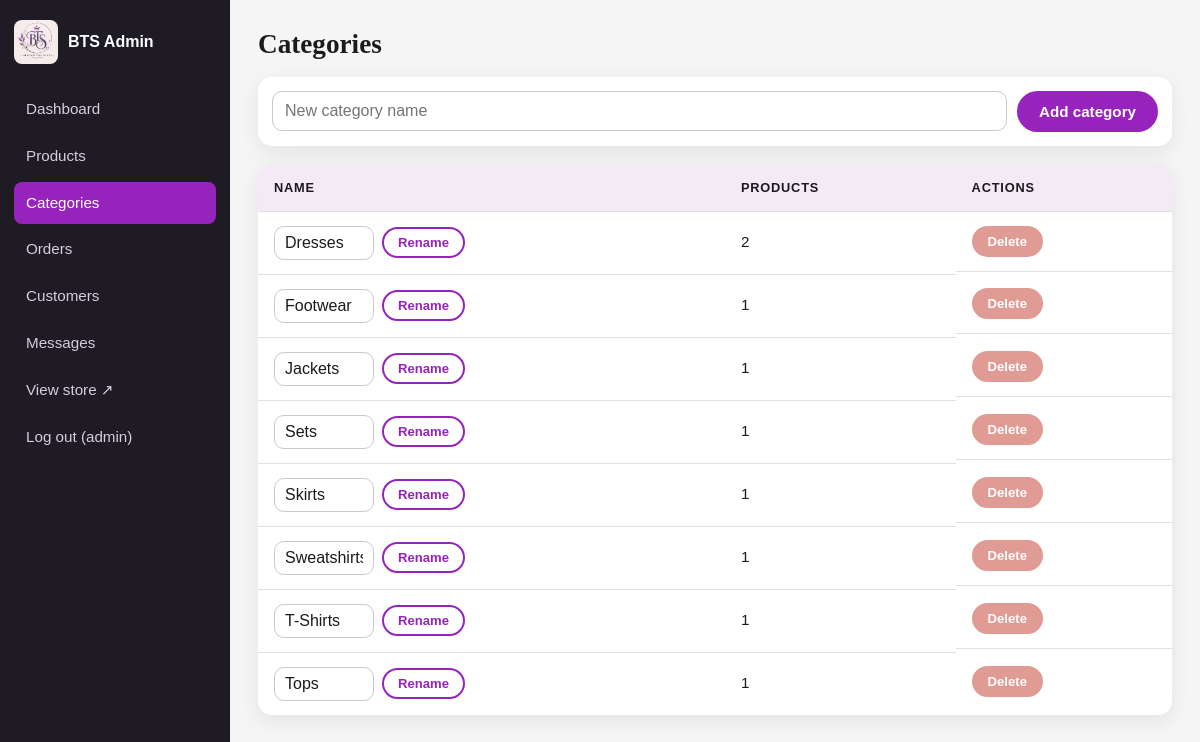
Screenshot of /categories.php (signed in) with the database file from the repository.
### tables this page shows
CREATE TABLE `categories` (
  `id`   INT UNSIGNED NOT NULL AUTO_INCREMENT,
  `name` VARCHAR(80)  NOT NULL,
  `slug` VARCHAR(100) NOT NULL,
  PRIMARY KEY (`id`),
  UNIQUE KEY `uq_categories_slug` (`slug`),
  UNIQUE KEY `uq_categories_name` (`name`)
);

### functions.php (called while the page is built, shortened)
<?php
require_once __DIR__ . '/db.php';
function e($value): string
{
    return htmlspecialchars((string) $value, ENT_QUOTES | ENT_SUBSTITUTE, 'UTF-8');
}
function url(string $path = ''): string
{
    return BASE_URL . '/' . ltrim($path, '/');
}
function asset_url(string $relativePath): string
{
    $segments = array_map('rawurlencode', explode('/', trim($relativePath)));
    return url(implode('/', $segments));
}
function csrf_token(): string
{
    return $_SESSION['csrf'];
}

### db.php (called while the page is built, shortened)
<?php
function db(): PDO
{
    static $pdo = null;
    if ($pdo !== null) {
        return $pdo;
    }
    $dsn = 'mysql:host=' . DB_HOST . ';dbname=' . DB_NAME . ';charset=' . DB_CHARSET;
    try {
        $pdo = new PDO($dsn, DB_USER, DB_PASS, [
            PDO::ATTR_ERRMODE            => PDO::ERRMODE_EXCEPTION,
            PDO::ATTR_DEFAULT_FETCH_MODE => PDO::FETCH_ASSOC,
            PDO::ATTR_EMULATE_PREPARES   => false,
        ]);
    } catch (PDOException $e) {
        error_log('BTS database connection failed: ' . $e->getMessage());
        http_response_code(500);
        exit('<h2>Database connection failed</h2><p>Make sure MySQL is running in XAMPP, '
            . 'that <code>database.sql</code> has been imported, and that the credentials in '
            . '<code>includes/config.php</code> are correct.</p>');
    }
    return $pdo;
}
function query(string $sql, array $params = []): PDOStatement
{
    $stmt = db()->prepare($sql);
    $stmt->execute($params);
    return $stmt;
}
function fetch_all(string $sql, array $params = []): array
{
    return query($sql, $params)->fetchAll();
}
function fetch_one(string $sql, array $params = []): ?array
{
    $row = query($sql, $params)->fetch();
    return $row === false ? null : $row;
}

### auth.php (called while the page is built, shortened)
<?php
require_once __DIR__ . '/functions.php';
function current_admin(): ?array
{
    static $admin = false;
    if ($admin === false) {
        $admin = null;
        if (!empty($_SESSION['admin_id'])) {
            $admin = fetch_one('SELECT id, username FROM admins WHERE id = ?', [$_SESSION['admin_id']]);
        }
    }
    return $admin;
}
function require_admin(): array
{
    $admin = current_admin();
    return $admin;
}

### categories.php (the view, shortened to what this page needs)
<?php
require_once __DIR__ . '/../includes/admin-header.php';
$categories = fetch_all('SELECT c.*, (SELECT COUNT(*) FROM products p WHERE p.category_id = c.id) AS product_count FROM categories c ORDER BY c.name');
?>
<h1>Categories</h1>
<form method="post" class="filter-bar">
    <input type="text" name="name" maxlength="80" placeholder="New category name" required>
    <button class="btn" type="submit">Add category</button>
</form>
<div class="table-wrap">
    <table class="table">
        <thead><tr><th>Name</th><th>Products</th><th>Actions</th></tr></thead>
        <tbody>
        <?php foreach ($categories as $c): ?>
            <tr>
                <td data-label="Name">
                    <form method="post" class="stock-form">
                        <input type="text" name="name" maxlength="80" value="<?= e($c['name']) ?>" aria-label="Category name" required>
                        <button class="btn btn-sm btn-outline" type="submit">Rename</button>
                    </form>
                </td>
                <td data-label="Products"><?= (int) $c['product_count'] ?></td>
                <td class="row-actions">
                    <form method="post" onsubmit="return confirm('Delete this category?');">
                        <button class="btn btn-sm btn-danger" type="submit" <?= $c['product_count'] ? 'disabled title="Has products"' : '' ?>>Delete</button>
                    </form>
                </td>
            </tr>
        <?php endforeach; ?>
        </tbody>
    </table>
</div>
<?php include __DIR__ . '/../includes/admin-footer.php'; ?>

### admin-header.php (shortened to what this page needs)
<?php
require_once __DIR__ . '/auth.php';
$admin = require_admin();
$current = basename($_SERVER['SCRIPT_NAME']);
$nav = [
    'dashboard.php'  => 'Dashboard',
    'products.php'   => 'Products',
    'categories.php' => 'Categories',
    'orders.php'     => 'Orders',
    'users.php'      => 'Customers',
    'messages.php'   => 'Messages',
];
$parent = ['add-product.php' => 'products.php', 'edit-product.php' => 'products.php', 'order.php' => 'orders.php'];
$active = $parent[$current] ?? $current;
?>
<!DOCTYPE html>
<html lang="en">
<head>
    <link rel="stylesheet" href="<?= e(url('assets/css/style.css')) ?>">
</head>
<body class="admin">
<div class="admin-shell">
    <aside class="admin-side">
        <div class="admin-brand">
            <img src="<?= e(asset_url('images/logo.jpeg')) ?>" alt="" width="44" height="44">
            <strong>BTS Admin</strong>
        </div>
        <nav>
            <?php foreach ($nav as $file => $label): ?>
                <a href="<?= e(url('admin/' . $file)) ?>" class="<?= $active === $file ? 'active' : '' ?>"><?= e($label) ?></a>
            <?php endforeach; ?>
            <a href="<?= e(url('index.php')) ?>" target="_blank" rel="noopener">View store &nearr;</a>
            <a href="<?= e(url('admin/logout.php?t=' . csrf_token())) ?>">Log out (<?= e($admin['username']) ?>)</a>
        </nav>
    </aside>
    <div class="admin-main">

### style.css (style rules this page uses)
:root { --ink: #1b1a1d; --charcoal: hsla(300, 3%, 20%, 0.96); --purple: #9723bd; --purple-dark: #7b0c7b; --lavender: #dfcbdf; --lavender-soft: #f3eaf5; --bg: #f5f5f5; --white: #fff; --muted: #6d6a72; --line: #e4dfe6; --ok: #1f8a4c; --warn: #c77700; --err: #c0392b; --radius: 14px; --shadow: 0 6px 20px rgba(40, 10, 50, 0.08); --serif: Georgia, "Times New Roman", serif; }
* { margin: 0; padding: 0; box-sizing: border-box; font-family: Arial, Helvetica, sans-serif; }
html { scroll-behavior: smooth; }
body { background: var(--bg); color: var(--ink); line-height: 1.5; -webkit-font-smoothing: antialiased; }
img { max-width: 100%; display: block; }
a { color: var(--purple); text-decoration: none; }
h1, h2, h3, h4 { font-family: var(--serif); font-weight: 700; line-height: 1.2; }
.btn { display: inline-block; background: var(--purple); color: #fff; border: 2px solid var(--purple); padding: 10px 20px; border-radius: 999px; font-weight: bold; font-size: .95rem; cursor: pointer; text-align: center; transition: transform .2s, background .2s, box-shadow .2s, color .2s; }
.btn-outline { background: transparent; color: var(--purple); }
.btn-danger { background: var(--err); border-color: var(--err); }
.btn-sm { padding: 6px 14px; font-size: .82rem; }
.btn:disabled, .btn.disabled { opacity: .5; cursor: not-allowed; transform: none; box-shadow: none; pointer-events: none; }
.filter-bar { display: flex; flex-wrap: wrap; gap: 10px; background: #fff; padding: 14px; border-radius: var(--radius); box-shadow: var(--shadow); margin: 8px 0 18px; align-items: center; }
.filter-bar input, .filter-bar select { width: auto; margin: 0; flex: 0 1 auto; }
.filter-bar input[type=search], .filter-bar input[type=text] { flex: 1 1 220px; }
input, select, textarea { font-size: 1rem; padding: 10px 12px; border: 1px solid #cfc6d3; border-radius: 10px; background: #fff; color: var(--ink); width: 100%; font-family: inherit; }
.table-wrap { overflow-x: auto; background: #fff; border-radius: var(--radius); box-shadow: var(--shadow); }
.table { width: 100%; border-collapse: collapse; min-width: 560px; }
.table th, .table td { padding: 14px 16px; text-align: left; border-bottom: 1px solid var(--line); vertical-align: middle; font-size: .95rem; }
.table th { background: var(--lavender-soft); font-size: .8rem; text-transform: uppercase; letter-spacing: .8px; }
.table tr:last-child td { border-bottom: 0; }
.admin-shell { display: grid; grid-template-columns: 230px 1fr; min-height: 100vh; }
.admin-side { background: #1f1b24; color: #fff; padding: 20px 14px; position: sticky; top: 0; height: 100vh; overflow-y: auto; }
.admin-brand { display: flex; align-items: center; gap: 10px; margin-bottom: 24px; }
.admin-brand img { border-radius: 8px; }
.admin-side nav a { display: block; color: #d9cbe0; padding: 10px 12px; border-radius: 8px; margin-bottom: 4px; font-size: .95rem; }
.admin-side nav a.active { background: var(--purple); color: #fff; }
.admin-main { padding: 28px; min-width: 0; }
.admin-main h1 { font-size: 1.7rem; margin-bottom: 16px; }
.stock-form { display: flex; gap: 8px; align-items: center; }
.stock-form input { width: 100px; padding: 7px 10px; margin: 0; }
.row-actions { display: flex; gap: 8px; align-items: center; }

### rows the page displays
categories: name "Dresses", product_count "2"
categories: name "Footwear", product_count "1"
categories: name "Jackets", product_count "1"
categories: name "Sets", product_count "1"
categories: name "Skirts", product_count "1"
categories: name "Sweatshirts", product_count "1"
categories: name "T-Shirts", product_count "1"
categories: name "Tops", product_count "1"

### other values shown
$label "Dashboard"
$label "Products"
$label "Categories"
$label "Orders"
$label "Customers"
$label "Messages"
$admin['username'] "admin"
